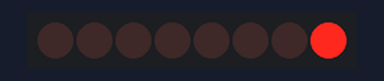
This sketch was run on a simulated Arduino Uno, built with avr-gcc and run on an emulated ATmega328P. On the bench: 8 shift-register outputs drawn as a row of LEDs (first output left, lit = HIGH). Wiring (inferred from the names in the program): shift register (74HC595): data pin 8; shift clock pin 12; latch pin 11. Wiring (inferred from the signals the program sends): row of LEDs: on Q0, Q1, Q2, Q3, Q4, Q5, Q6, Q7.

Above: at 0.05 s.
At 0.45 s:
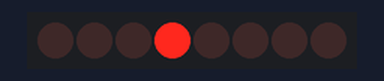
At 0.75 s:
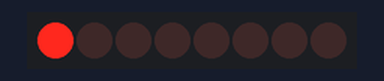
At 1.55 s:
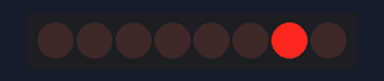
At 2.35 s:
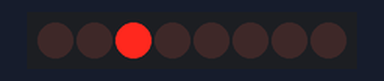
At 3.15 s:
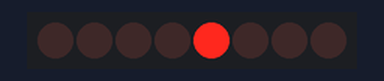
Timing chart, 0 to 3.5 s (numbered marks = the images above):
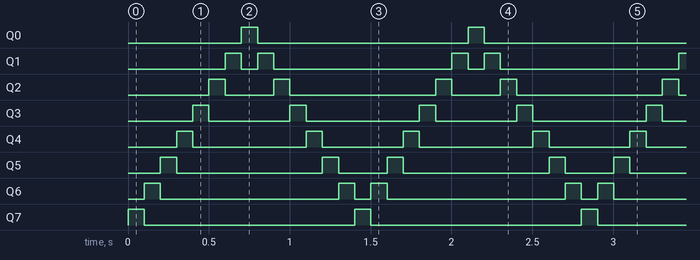

Measured:
- by itself, Q0, Q7: alternates HIGH for 0.10 s and LOW for 1.3 s
- by itself, Q1: repeats every 1.4 s: LOW 0.10 s, HIGH 0.10 s, LOW 1.1 s, HIGH 0.10 s
- by itself, Q2: repeats every 1.4 s: LOW 0.30 s, HIGH 0.10 s, LOW 0.90 s, HIGH 0.10 s
- by itself, Q3: repeats every 1.4 s: LOW 0.50 s, HIGH 0.10 s, LOW 0.70 s, HIGH 0.10 s
- by itself, Q4: repeats every 1.4 s: LOW 0.70 s, HIGH 0.10 s, LOW 0.50 s, HIGH 0.10 s
- by itself, Q5: repeats every 1.4 s: LOW 0.90 s, HIGH 0.10 s, LOW 0.30 s, HIGH 0.10 s
- by itself, Q6: repeats every 1.4 s: LOW 1.1 s, HIGH 0.10 s, LOW 0.10 s, HIGH 0.10 s

The sketch:

KIT.ino
```cpp
// (licence header left out)
//Pin conectado a ST_CP del 74HC595
int SH_CP_Pin = 11;
//Pin conectado a SH_CP del 74HC595
int ST_CP_Pin = 12;
////Pin conectado a DS del 74HC595
int DS_Pin = 8;
// Tiempo de cambio
int tiempo = 100;

/**********************************************************************************************************
 *  Nombre:      Setup
 *  Retornos:    Nada
 *  Parametros:  Nada
 *  Descripcion: Función de configuración.
**********************************************************************************************************/

void setup() {
  pinMode(SH_CP_Pin, OUTPUT);
  pinMode(ST_CP_Pin, OUTPUT);
  pinMode(DS_Pin, OUTPUT);
}

/**********************************************************************************************************
 *  Nombre:      Loop
 *  Retorna:     Nada
 *  Parametros:  Nada
 *  Descripcion: Loop general.
 **********************************************************************************************************/

void loop() {
  int indice = 1;

  for(int i=0; i<2; i++){
    for (int j = 1; j < 8; j++) {
      // Se manteiene en LOW el SH_CP_Pin mientras se este transmitiendo
      digitalWrite(SH_CP_Pin, LOW);
      //shiftOut(DS_Pin, ST_CP_Pin, MSBFIRST o LSBFIRST , indice);
      //MSBFIRST = 1;
      //LSBFIRST = 0;
      shiftOut(DS_Pin, ST_CP_Pin, i, indice);
      // cuando se desea guardar de pada a HIGH el SH_CP_Pin
      digitalWrite(SH_CP_Pin, HIGH);
      indice *= 2 ;
      delay(tiempo);
    }
    indice = 1;
  }
} 
```
